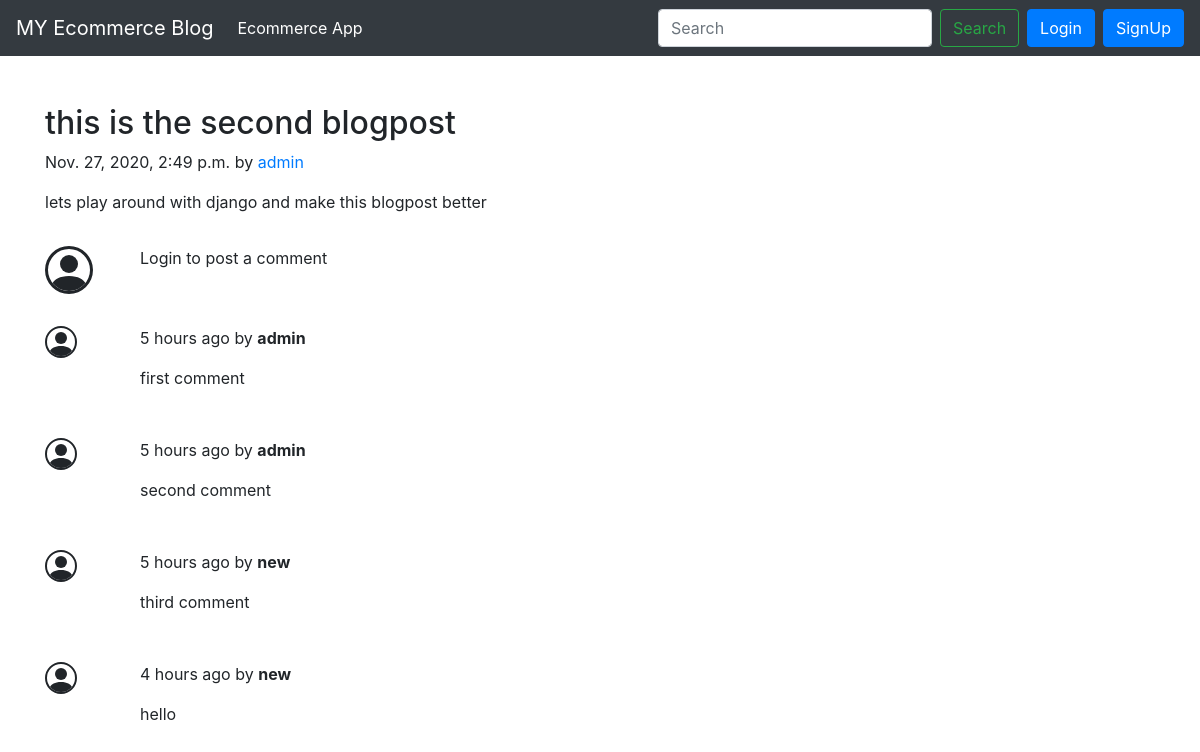
Page /blog/second-Post/ on the committed database.
### blog/models.py (models this page shows, shortened)
class Post(models.Model):
    title = models.CharField(max_length=200)
    slug = models.CharField(max_length=200)
    content = models.TextField()
    timestamp = models.DateTimeField(auto_now_add=True)
    author = models.CharField(max_length=100)

class BlogComment(models.Model):
    comment = models.TextField()
    user = models.ForeignKey(User, on_delete=models.CASCADE)
    post = models.ForeignKey(Post, on_delete=models.CASCADE)
    parent = models.ForeignKey('self', on_delete=models.CASCADE, null=True)
    timestamp = models.DateTimeField(auto_now_add=True)

### blog/views.py (the view)
# urls.py: 2. Add a URL to urlpatterns:  path('blog/', include('blog.urls'))
def blog(request, slug):
    post = Post.objects.filter(slug=slug).first()
    comments = BlogComment.objects.all()
    context = {'post': post , 'comments' : comments, 'user':request.user}
    return render(request, 'blog/blogpost.html', context)

### ecommerce/templates/blog/blogpost.html (shortened to what this page needs)
{% extends 'blog/blogbase.html' %}
{% load humanize %}
{% block body %}
<div class="container my-5">
    <div class="blog-post">
        <h2 class="blog-post-title">{{post.title}}</h2>
        <p class="blog-post-meta">{{post.timestamp}} by <a href="#"> {{post.author}} </a></p>
        <p> {{post.content}}</p>
        <div class="row">
            {% if user.is_authenticated %}
            <div class="col-md-1 my-3">
                <svg width="3em" height="3em" viewBox="0 0 16 16" class="bi bi-person-circle" fill="currentColor"
                    xmlns="http://www.w3.org/2000/svg">
                    <path
                        d="M13.468 12.37C12.758 11.226 11.195 10 8 10s-4.757 1.225-5.468 2.37A6.987 6.987 0 0 0 8 15a6.987 6.987 0 0 0 5.468-2.63z" />
                    <path fill-rule="evenodd" d="M8 9a3 3 0 1 0 0-6 3 3 0 0 0 0 6z" />
                    <path fill-rule="evenodd"
                        d="M8 1a7 7 0 1 0 0 14A7 7 0 0 0 8 1zM0 8a8 8 0 1 1 16 0A8 8 0 0 1 0 8z" />
                </svg>
            </div>
            <div class="col-md-11 my-3">
                <form action="/blog/blogpost/postcomment/" method="POST">
                    {% csrf_token %}
                    <input type="text" name="comment" class="form-control my-2" placeholder="Comment Here" id="comment">
                    <input type="hidden" value="{{post.id}}" name="postno">
                    <input type="submit" class="btn btn-warning" value="Post">
                </form>
            </div>
            {% else %}
            <div class="col-md-1 my-3">
            </div>
            <div class="col-md-11 my-3">
                <p>Login to post a comment</p>
            </div>
    {% endif %}
            {% for comment in comments %}
            <div class="col-md-1 my-3">
            </div>
            <div class="col-md-11 my-3">
                <p>{{comment.timestamp| naturaltime}}<span> by <strong>{{comment.user}}</strong></span></p>
                <p>{{comment.comment}}</p>
            </div>
            {% endfor %}
        </div>
    </div>
    {% endblock body %}

### rows in the picture
Post: title "this is the second blogpost", timestamp "Nov. 27, 2020, 2:49 p.m.", author "admin", content "lets play around with django and make this blogpost better"
BlogComment: timestamp "5 hours ago", user "admin", comment "first comment"
BlogComment: timestamp "5 hours ago", user "admin", comment "second comment"
BlogComment: timestamp "5 hours ago", user "new", comment "third comment"
BlogComment: timestamp "4 hours ago", user "new", comment "hello"
